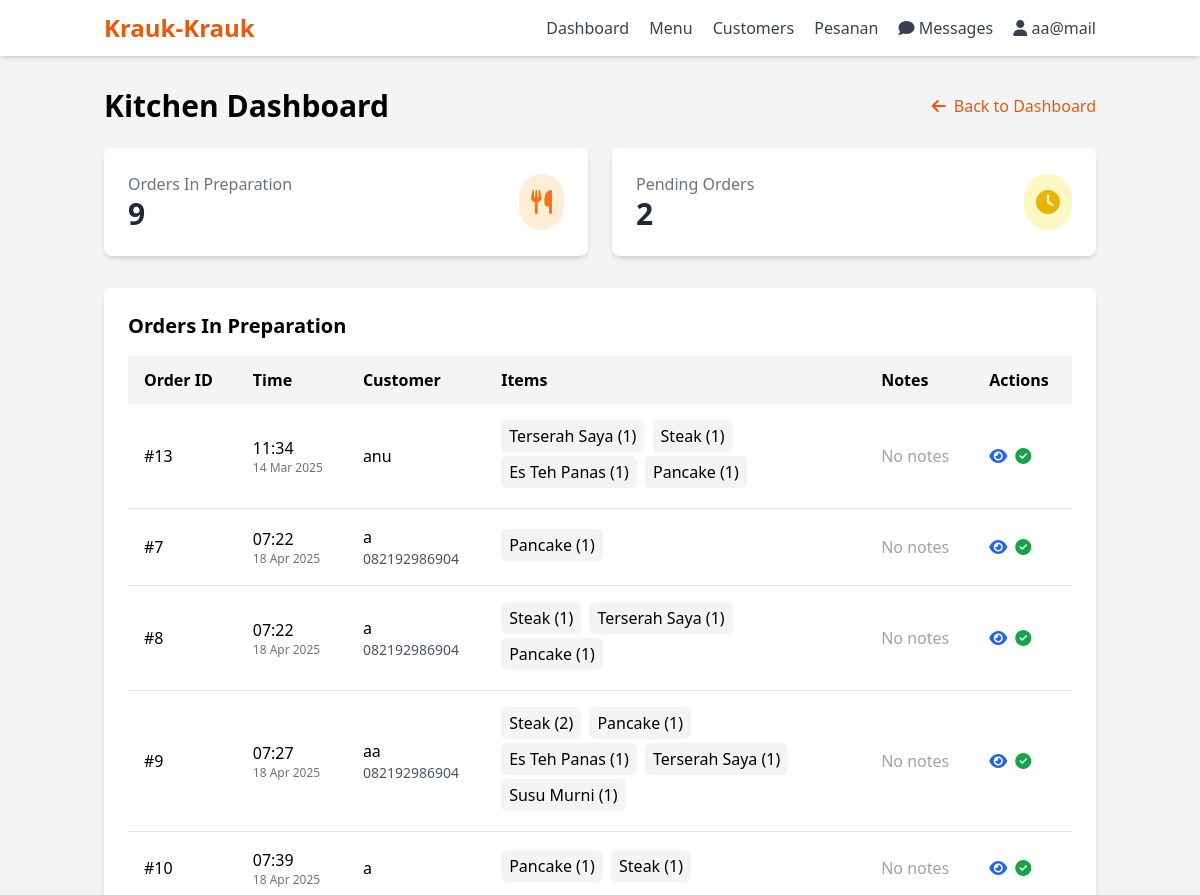
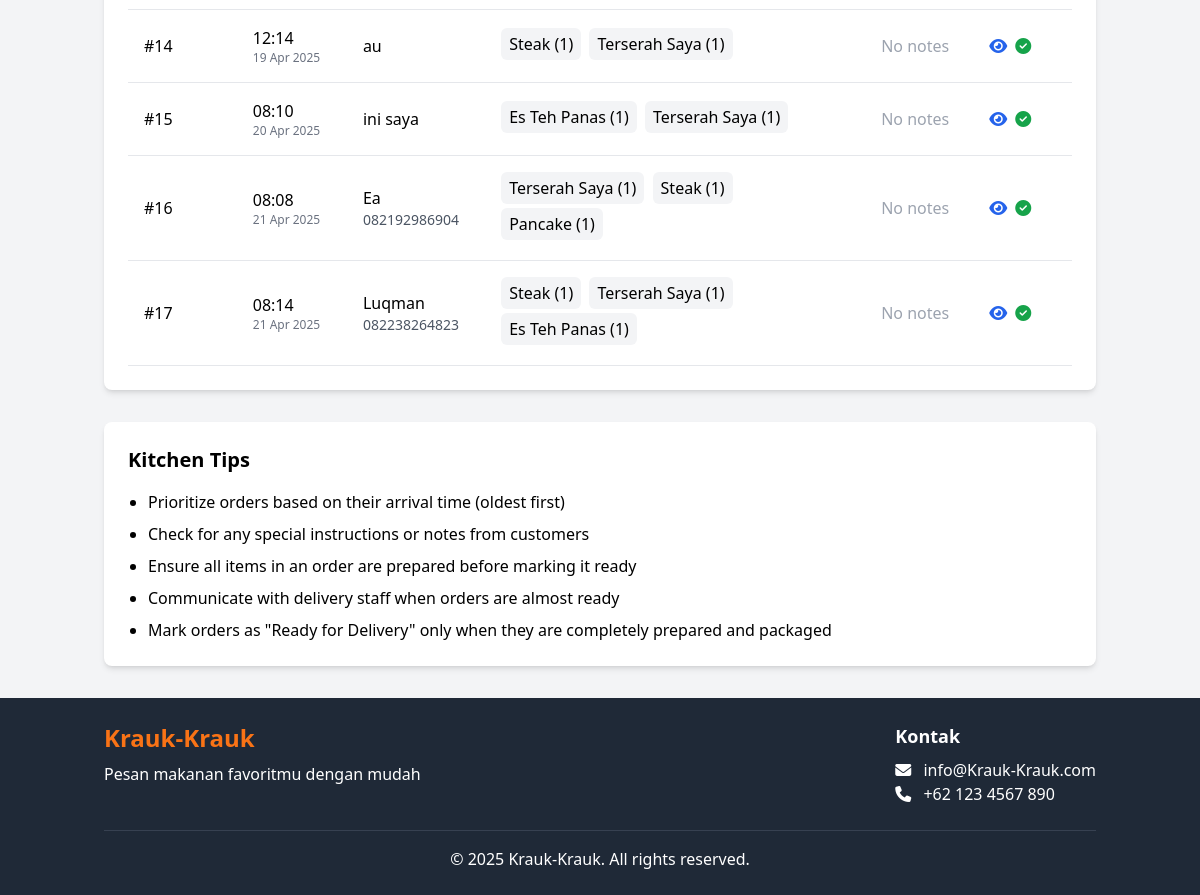
/admin/kitchen_orders.php (signed in), run on the app's committed database (2 pictures, top to bottom).
### tables this page shows
CREATE TABLE `pesanan` (
  `id` int NOT NULL,
  `id_customer` int NOT NULL,
  `total_harga` decimal(10,2) NOT NULL,
  `status` enum('Menunggu Konfirmasi','Diterima','Diproses','Diperjalanan','Telah Sampai','Dibatalkan Olen Penjual','Gagal') NOT NULL DEFAULT 'Menunggu Konfirmasi',
  `bukti_pembayaran` varchar(255) DEFAULT NULL,
  `waktu_pemesanan` timestamp NOT NULL DEFAULT CURRENT_TIMESTAMP,
  `nama_pemesan` varchar(100) NOT NULL,
  `alamat_pemesan` text NOT NULL,
  `notes` text,
  `latitude` decimal(10,8) DEFAULT NULL,
  `longitude` decimal(11,8) DEFAULT NULL
);

CREATE TABLE `akun` (
  `id` int NOT NULL,
  `email` varchar(255) NOT NULL,
  `password` varchar(255) NOT NULL,
  `admin_value` tinyint(1) NOT NULL DEFAULT '0',
  `created_at` timestamp NOT NULL DEFAULT CURRENT_TIMESTAMP,
  `no_telp` varchar(20) DEFAULT NULL
);

### admin/kitchen_orders.php (the view, shortened to what this page needs)
<?php
require_once '../includes/header.php';
$stmt = $pdo->prepare("
    SELECT p.*, a.email, a.no_telp,
           GROUP_CONCAT(CONCAT(m.nama, ' (', pd.jumlah, ')') SEPARATOR ', ') as menu_items
    FROM pesanan p
    JOIN akun a ON p.id_customer = a.id
    JOIN pesanan_detail pd ON p.id = pd.id_pesanan
    JOIN menu m ON pd.id_menu = m.id
    WHERE p.status = 'Diproses'
    GROUP BY p.id
    ORDER BY p.waktu_pemesanan ASC
");
$stmt->execute();
$orders = $stmt->fetchAll();
$stmt = $pdo->query("SELECT COUNT(*) as total FROM pesanan WHERE status = 'Diproses'");
$inProcessOrders = $stmt->fetch()['total'];
$stmt = $pdo->query("SELECT COUNT(*) as total FROM pesanan WHERE status = 'Menunggu Konfirmasi'");
$pendingOrders = $stmt->fetch()['total'];
?>
<div class="container mx-auto px-4 py-8">
    <div class="flex justify-between items-center mb-6">
        <h1 class="text-3xl font-bold">Kitchen Dashboard</h1>
        <a href="dashboard.php" class="text-orange-600 hover:underline inline-flex items-center">
            <i class="fas fa-arrow-left mr-2"></i> Back to Dashboard
        </a>
    </div>
    <div class="grid grid-cols-1 md:grid-cols-2 gap-6 mb-8">
        <div class="bg-white rounded-lg shadow-md p-6">
            <div class="flex items-center justify-between">
                <div>
                    <h2 class="text-gray-500">Orders In Preparation</h2>
                    <p class="text-3xl font-bold text-gray-800"><?= $inProcessOrders ?></p>
                </div>
                <div class="bg-orange-100 p-3 rounded-full">
                    <i class="fas fa-utensils text-2xl text-orange-500"></i>
                </div>
            </div>
        </div>
        <div class="bg-white rounded-lg shadow-md p-6">
            <div class="flex items-center justify-between">
                <div>
                    <h2 class="text-gray-500">Pending Orders</h2>
                    <p class="text-3xl font-bold text-gray-800"><?= $pendingOrders ?></p>
                </div>
                <div class="bg-yellow-100 p-3 rounded-full">
                    <i class="fas fa-clock text-2xl text-yellow-500"></i>
                </div>
            </div>
        </div>
    </div>
    <div class="bg-white rounded-lg shadow-md p-6 mb-8">
        <h2 class="text-xl font-bold mb-4">Orders In Preparation</h2>
        <?php if (empty($orders)): ?>
        <div class="text-center py-8">
            <i class="fas fa-utensils text-gray-300 text-5xl mb-4"></i>
            <p class="text-gray-500">No orders currently in preparation</p>
        </div>
        <?php else: ?>
        <div class="overflow-x-auto">
            <table class="min-w-full">
                <thead>
                    <tr class="bg-gray-100">
                        <th class="py-3 px-4 text-left">Order ID</th>
                        <th class="py-3 px-4 text-left">Time</th>
                        <th class="py-3 px-4 text-left">Customer</th>
                        <th class="py-3 px-4 text-left">Items</th>
                        <th class="py-3 px-4 text-left">Notes</th>
                        <th class="py-3 px-4 text-left">Actions</th>
                    </tr>
                </thead>
                <tbody>
                    <?php foreach ($orders as $order): ?>
                    <tr class="border-b hover:bg-gray-50">
                        <td class="py-4 px-4 font-medium">#<?= $order['id'] ?></td>
                        <td class="py-4 px-4">
                            <?= date('H:i', strtotime($order['waktu_pemesanan'])) ?>
                            <div class="text-xs text-gray-500">
                                <?= date('d M Y', strtotime($order['waktu_pemesanan'])) ?>
                            </div>
                        </td>
                        <td class="py-4 px-4">
                            <div>
                                <p class="font-medium"><?= htmlspecialchars($order['nama_pemesan'] ?? '') ?></p>
                                <p class="text-sm text-gray-600"><?= htmlspecialchars($order['no_telp'] ?? '') ?></p>
                            </div>
                        </td>
                        <td class="py-4 px-4">
                            <div class="max-w-xs">
                                <?php
                                $items = explode(', ', $order['menu_items'] ?? '');
                                foreach ($items as $item):
                                ?>
                                <div class="mb-1 bg-gray-100 px-2 py-1 rounded-md inline-block mr-1">
                                    <?= htmlspecialchars($item ?? '') ?>
                                </div>
                                <?php endforeach; ?>
                            </div>
                        </td>
                        <td class="py-4 px-4">
                            <?php if (!empty($order['catatan'])): ?>
                            <div class="max-w-xs text-sm bg-yellow-50 p-2 rounded-md border border-yellow-200">
                                <?= nl2br(htmlspecialchars($order['catatan'] ?? '')) ?>
                            </div>
                            <?php else: ?>
                            <span class="text-gray-400">No notes</span>
                            <?php endif; ?>
                        </td>
                        <td class="py-4 px-4">
                            <div class="flex space-x-2">
                                <a href="order_details.php?id=<?= $order['id'] ?>" class="text-blue-600 hover:text-blue-900">
                                    <i class="fas fa-eye"></i>
                                </a>
                                <form method="POST" class="inline-block">
                                    <button type="submit" name="update_status"
                                            class="text-green-600 hover:text-green-900"
                                            onclick="return confirm('Mark this order as ready for delivery?')">
                                        <i class="fas fa-check-circle"></i>
                                    </button>
                                </form>
                            </div>
                        </td>
                    </tr>
                    <?php endforeach; ?>
                </tbody>
            </table>
        </div>
        <?php endif; ?>
    </div>
    <div class="bg-white rounded-lg shadow-md p-6">
        <h2 class="text-xl font-bold mb-4">Kitchen Tips</h2>
        <ul class="list-disc pl-5 space-y-2">
            <li>Prioritize orders based on their arrival time (oldest first)</li>
            <li>Check for any special instructions or notes from customers</li>
            <li>Ensure all items in an order are prepared before marking it ready</li>
            <li>Communicate with delivery staff when orders are almost ready</li>
            <li>Mark orders as "Ready for Delivery" only when they are completely prepared and packaged</li>
        </ul>
    </div>
</div>
<?php require_once '../includes/footer.php'; ?>

### data on the page
pesanan: id "13", waktu_pemesanan "11:34", waktu_pemesanan "14 Mar 2025", nama_pemesan "anu", item "Terserah Saya (1)", item "Steak (1)", item "Es Teh Panas (1)", item "Pancake (1)"
pesanan: id "7", waktu_pemesanan "07:22", waktu_pemesanan "18 Apr 2025", nama_pemesan "a", id_customer.no_telp "082192986904", item "Pancake (1)"
pesanan: id "8", waktu_pemesanan "07:22", waktu_pemesanan "18 Apr 2025", nama_pemesan "a", id_customer.no_telp "082192986904", item "Steak (1)", item "Terserah Saya (1)", item "Pancake (1)"
pesanan: id "9", waktu_pemesanan "07:27", waktu_pemesanan "18 Apr 2025", nama_pemesan "aa", id_customer.no_telp "082192986904", item "Steak (2)", item "Pancake (1)", item "Es Teh Panas (1)", item "Terserah Saya (1)", item "Susu Murni (1)"
pesanan: id "10", waktu_pemesanan "07:39", waktu_pemesanan "18 Apr 2025", nama_pemesan "a", item "Pancake (1)", item "Steak (1)"
pesanan: id "14", waktu_pemesanan "12:14", waktu_pemesanan "19 Apr 2025", nama_pemesan "au", item "Steak (1)", item "Terserah Saya (1)"
pesanan: id "15", waktu_pemesanan "08:10", waktu_pemesanan "20 Apr 2025", nama_pemesan "ini saya", item "Es Teh Panas (1)", item "Terserah Saya (1)"
pesanan: id "16", waktu_pemesanan "08:08", waktu_pemesanan "21 Apr 2025", nama_pemesan "Ea", id_customer.no_telp "082192986904", item "Terserah Saya (1)", item "Steak (1)", item "Pancake (1)"
pesanan: id "17", waktu_pemesanan "08:14", waktu_pemesanan "21 Apr 2025", nama_pemesan "Luqman", id_customer.no_telp "082238264823", item "Steak (1)", item "Terserah Saya (1)", item "Es Teh Panas (1)"

### other printed values
$_SESSION['email'] "aa@mail"
$inProcessOrders "9"
$pendingOrders "2"
